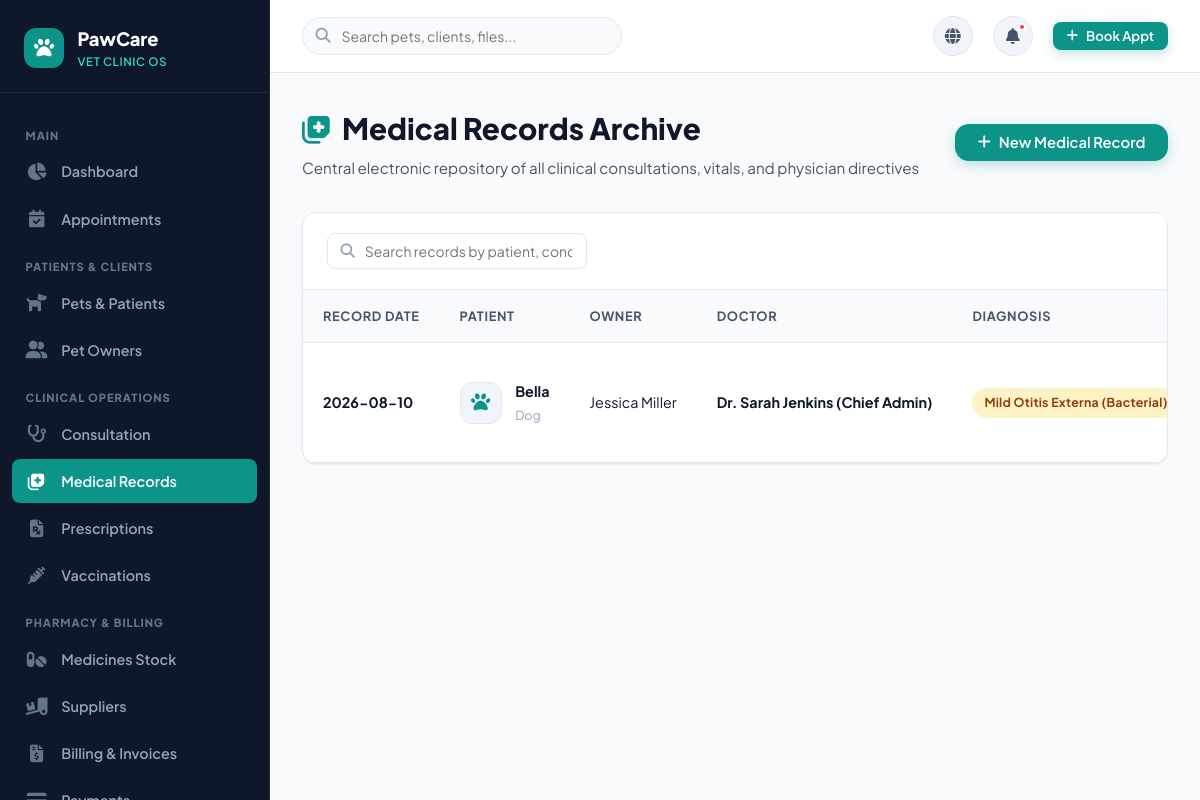
/medical-records (signed in), run on the app's committed database.
### tables this page shows
CREATE TABLE medical_records (
    id INTEGER PRIMARY KEY AUTOINCREMENT,
    pet_id INTEGER NOT NULL,
    doctor_id INTEGER NOT NULL,
    appointment_id INTEGER,
    record_date DATE DEFAULT (DATE('now')),
    symptoms TEXT,
    diagnosis TEXT,
    temperature REAL, -- Celsius
    heart_rate INTEGER, -- bpm
    respiratory_rate INTEGER, -- breaths/min
    weight REAL, -- kg
    treatment_plan TEXT,
    dietary_notes TEXT,
    follow_up_date DATE,
    created_at TIMESTAMP DEFAULT CURRENT_TIMESTAMP,
    FOREIGN KEY (pet_id) REFERENCES pets (id) ON DELETE CASCADE,
    FOREIGN KEY (doctor_id) REFERENCES doctors (id) ON DELETE CASCADE,
    FOREIGN KEY (appointment_id) REFERENCES appointments (id) ON DELETE SET NULL
);

CREATE TABLE pets (
    id INTEGER PRIMARY KEY AUTOINCREMENT,
    owner_id INTEGER NOT NULL,
    name VARCHAR(80) NOT NULL,
    species VARCHAR(50) NOT NULL, -- Dog, Cat, Bird, Rabbit, Reptile, etc.
    breed VARCHAR(80),
    gender VARCHAR(10) DEFAULT 'Unknown', -- Male, Female, Neutered Male, Spayed Female
    date_of_birth DATE,
    age_years INTEGER DEFAULT 0,
    weight REAL DEFAULT 0.0, -- in kg
    color VARCHAR(50),
    microchip_id VARCHAR(100),
    photo VARCHAR(255) DEFAULT 'default_pet.png',
    allergies TEXT,
    medical_notes TEXT,
    created_at TIMESTAMP DEFAULT CURRENT_TIMESTAMP,
    FOREIGN KEY (owner_id) REFERENCES owners (id) ON DELETE CASCADE
);

CREATE TABLE owners (
    id INTEGER PRIMARY KEY AUTOINCREMENT,
    name VARCHAR(120) NOT NULL,
    email VARCHAR(120),
    phone VARCHAR(30) NOT NULL,
    address TEXT,
    city VARCHAR(80),
    emergency_contact VARCHAR(80),
    notes TEXT,
    created_at TIMESTAMP DEFAULT CURRENT_TIMESTAMP
);

CREATE TABLE users (
    id INTEGER PRIMARY KEY AUTOINCREMENT,
    username VARCHAR(80) UNIQUE NOT NULL,
    email VARCHAR(120) UNIQUE NOT NULL,
    password_hash VARCHAR(255) NOT NULL,
    full_name VARCHAR(120) NOT NULL,
    role VARCHAR(20) NOT NULL DEFAULT 'staff', -- 'admin', 'doctor', 'staff'
    phone VARCHAR(30),
    is_active INTEGER DEFAULT 1,
    created_at TIMESTAMP DEFAULT CURRENT_TIMESTAMP
);

### app.py (the view)
@app.route('/medical-records')
@login_required
def medical_records():
    db = get_db()
    records = db.execute("""
        SELECT m.*, p.name as pet_name, p.species, p.breed, o.name as owner_name, u.full_name as doctor_name
        FROM medical_records m
        JOIN pets p ON m.pet_id = p.id
        JOIN owners o ON p.owner_id = o.id
        JOIN doctors d ON m.doctor_id = d.id
        JOIN users u ON d.user_id = u.id
        ORDER BY m.record_date DESC, m.created_at DESC
    """).fetchall()
    return render_template('medical_records.html', records=records)

### app.py (called while the page is built)
def get_db():
    if 'db' not in g:
        g.db = sqlite3.connect(
            app.config['DATABASE'],
            detect_types=sqlite3.PARSE_DECLTYPES
        )
        g.db.row_factory = sqlite3.Row
        g.db.execute("PRAGMA foreign_keys = ON;")
    return g.db

def init_db():
    db = get_db()
    cur = db.cursor()
    cur.execute("SELECT name FROM sqlite_master WHERE type='table' AND name='users';")
    if cur.fetchone() is None:
        if os.path.exists(app.config['SQL_SCHEMA']):
            with open(app.config['SQL_SCHEMA'], mode='r', encoding='utf-8') as f:
                db.cursor().executescript(f.read())
            db.commit()

@app.before_request
def setup_database_if_needed():
    init_db()

def login_required(view):
    from functools import wraps
    @wraps(view)
    def wrapped_view(**kwargs):
        if 'user_id' not in session:
            flash('Please log in to access this page.', 'warning')
            return redirect(url_for('login', next=request.url))
        return view(**kwargs)
    return wrapped_view

### templates/medical_records.html (shortened to what this page needs)
{% extends "base.html" %}
{% block content %}
<div class="page-header">
  <div class="page-header-text">
    <h1><i class="fas fa-notes-medical" style="color: var(--primary);"></i> Medical Records Archive</h1>
    <p>Central electronic repository of all clinical consultations, vitals, and physician directives</p>
  </div>
  <div class="page-actions">
    <a href="{{ url_for('add_consultation') }}" class="btn btn-primary">
      <i class="fas fa-plus"></i> New Medical Record
    </a>
  </div>
</div>
<div class="table-wrapper">
  <div class="table-toolbar">
    <div class="table-search-box">
      <i class="fas fa-search"></i>
      <input type="text" placeholder="Search records by patient, condition, or vet..." class="table-search-input" data-table-id="medRecordsTable">
    </div>
  </div>
  {% if records %}
  <div class="table-responsive">
    <table class="custom-table" id="medRecordsTable">
      <thead>
        <tr>
          <th>Record Date</th>
          <th>Patient</th>
          <th>Owner</th>
          <th>Doctor</th>
          <th>Diagnosis</th>
        </tr>
      </thead>
      <tbody>
        {% for m in records %}
        <tr>
          <td><strong>{{ m.record_date }}</strong></td>
          <td>
            <div class="table-user-cell">
              <div class="table-avatar"><i class="fas fa-paw"></i></div>
              <div class="table-user-info">
                <a href="{{ url_for('pet_details', id=m.pet_id) }}" class="name">{{ m.pet_name }}</a>
                <span class="sub">{{ m.species }}</span>
              </div>
            </div>
          </td>
          <td>{{ m.owner_name }}</td>
          <td><strong>{{ m.doctor_name }}</strong></td>
          <td><span class="badge badge-warning">{{ m.diagnosis }}</span></td>
        </tr>
        {% endfor %}
      </tbody>
    </table>
  </div>
  {% endif %}
</div>
{% endblock %}

### static/css/style.css (style rules this page uses)
:root { --primary: #0d9488; --primary-hover: #0f766e; --primary-light: #ccfbf1; --primary-dark: #115e59; --secondary: #6366f1; --secondary-light: #e0e7ff; --accent: #f59e0b; --accent-light: #fef3c7; --success: #10b981; --success-light: #d1fae5; --danger: #ef4444; --danger-light: #fee2e2; --warning: #f59e0b; --info: #0284c7; --info-light: #e0f2fe; --bg-main: #f8fafc; --bg-card: #ffffff; --bg-sidebar: #0f172a; --bg-subtle: #f1f5f9; --text-primary: #0f172a; --text-secondary: #475569; --text-muted: #94a3b8; --text-light: #f8fafc; --border-color: #e2e8f0; --border-radius-sm: 8px; --border-radius-md: 14px; --border-radius-lg: 20px; --border-radius-full: 9999px; --shadow-sm: 0 1px 2px 0 rgba(0, 0, 0, 0.05); --shadow-md: 0 4px 6px -1px rgba(0, 0, 0, 0.07), 0 2px 4px -1px rgba(0, 0, 0, 0.04); --shadow-lg: 0 10px 15px -3px rgba(0, 0, 0, 0.08), 0 4px 6px -2px rgba(0, 0, 0, 0.04); --shadow-xl: 0 20px 25px -5px rgba(0, 0, 0, 0.1), 0 10px 10px -5px rgba(0, 0, 0, 0.04); --transition: all 0.25s cubic-bezier(0.4, 0, 0.2, 1); }
* { margin: 0; padding: 0; box-sizing: border-box; }
body { font-family: 'Plus Jakarta Sans', -apple-system, BlinkMacSystemFont, sans-serif; background-color: var(--bg-main); color: var(--text-primary); line-height: 1.6; overflow-x: hidden; }
a { color: inherit; text-decoration: none; transition: var(--transition); }
.btn { display: inline-flex; align-items: center; justify-content: center; gap: 0.5rem; font-weight: 600; font-size: 0.925rem; padding: 0.65rem 1.35rem; border-radius: var(--border-radius-md); border: 1px solid transparent; cursor: pointer; transition: var(--transition); line-height: 1; }
.btn-primary { background-color: var(--primary); color: #ffffff; box-shadow: 0 4px 12px rgba(13, 148, 136, 0.25); }
.badge { display: inline-flex; align-items: center; gap: 0.35rem; font-size: 0.775rem; font-weight: 700; padding: 0.3rem 0.75rem; border-radius: var(--border-radius-full); text-transform: capitalize; letter-spacing: 0.02em; }
.badge-warning, .badge-due_soon, .badge-in_progress, .badge-partial { background: var(--accent-light); color: #92400e; }

### static/css/dashboard.css (style rules this page uses)
.page-header { display: flex; align-items: center; justify-content: space-between; margin-bottom: 2rem; flex-wrap: wrap; gap: 1rem; }
.page-header-text h1 { font-size: 1.85rem; font-weight: 800; color: var(--text-primary); display: flex; align-items: center; gap: 0.65rem; }
.page-header-text p { color: var(--text-secondary); font-size: 0.95rem; margin-top: 0.2rem; }
.page-actions { display: flex; align-items: center; gap: 0.75rem; }

### data on the page
medical_records: record_date "2026-08-10", pet_name "Bella", species "Dog", owner_name "Jessica Miller", doctor_name "Dr. Sarah Jenkins (Chief Admin)", diagnosis "Mild Otitis Externa (Bacterial)"
